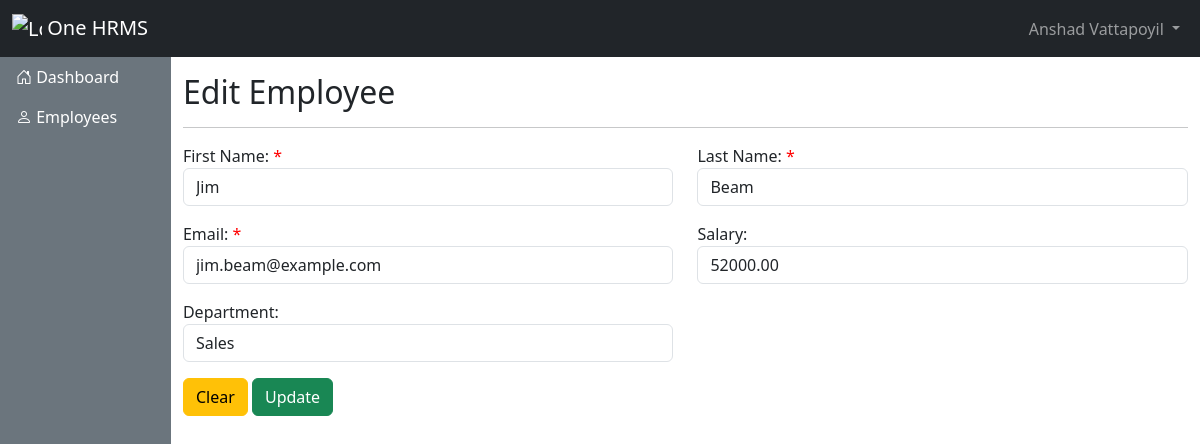
/add-employee.php?id=3, run on the app's committed database.
### tables this page shows
CREATE TABLE employees (
    id INT AUTO_INCREMENT PRIMARY KEY,
    first_name VARCHAR(50),
    last_name VARCHAR(50),
    email VARCHAR(100),
    salary DECIMAL(10, 2),
    department VARCHAR(50)
);

### Model/BaseModel.php (called while the page is built, shortened)
<?php
class BaseModel
{
    public function __construct($db)
    {
        $this->conn = $db;
    }
}

### Model/Employee.php (called while the page is built, shortened)
<?php
require ('BaseModel.php');
class Employee extends BaseModel implements CrudInterface
{
    private $table = 'employees';
    public function findOne($id)
    {
        $stmt = $this->conn->prepare('SELECT * FROM ' . $this->table . ' WHERE id = ?');
        $stmt->bind_param('i', $id);
        $stmt->execute();
        return $stmt->get_result()->fetch_assoc();
    }
}

### add-employee.php (the view, shortened to what this page needs)
<?php
require_once 'model/Employee.php';
$db = OneHRMS\database\Database::connect();
$employee = new OneHRMS\model\Employee($db);
$data = [
    'first_name' =>  '',
    'last_name' =>  '',
    'email' => '',
    'salary' => '',
    'department' => ''
];
if ($_SERVER["REQUEST_METHOD"] == "POST") {
    $data = [
        'first_name' =>  $_POST['first_name'],
        'last_name' =>  $_POST['last_name'],
        'email' => $_POST['email'],
        'salary' => $_POST['salary'],
        'department' => $_POST['department']
    ];
    $employee->first_name = $data['first_name'];
    $employee->last_name = $data['last_name'];
    $employee->email = $data['email'];
    $employee->salary = $data['salary'];
    $employee->department = $data['department'];
    $errors = $employee->validate($data);
    if (count($errors) === 0) {
        $result = isset($_POST['id']) ? $employee->update($_POST['id']) : $employee->add();
        if ($result) {
            header('Location: index.php');
            exit;
        } else {
            echo 'Error in saving employee.';
        }
    }
} else if ($_SERVER["REQUEST_METHOD"] == "GET" && isset($_GET['id'])) {
    $employee_id = $_GET['id'];
    $existing_employee = $employee->findOne($employee_id);
    if ($existing_employee) {
        $data = $existing_employee;
    }
}
?>
<!DOCTYPE html>
<html lang="en">
<head>
    <?php include_once('partials/header.php'); ?>
</head>
<body>
    <?php include_once('partials/navbar.php'); ?>
    <div class="d-flex">
        <?php include_once('partials/sidebar.php'); ?>
        <div class="container-fluid main-content">
            <div class="row">
                <div class="col mt-3">
                    <h2 class="mb-3">
                        <?php if (isset($employee_id)) : ?>
                            Edit Employee
                        <?php else : ?>
                            Add Employee
                        <?php endif; ?>
                    </h2>
                    <hr />
                </div>
            </div>
            <div class="row">
                <div class="col">
                    <form method="POST" action="<?php echo htmlspecialchars($_SERVER["PHP_SELF"]); ?>" id="employee-form">
                        <div class="row">
                            <div class="col-sm-12 col-md-6 mb-3">
                                <div class="form-group">
                                    <label for="first-name">First Name: <span class="required-asterisk">*</span></label>
                                    <input type="text" class="form-control" name="first_name" id="first-name" value="<?php echo htmlspecialchars($data['first_name']); ?>" required />
                                </div>
                            </div>
                            <div class="col-sm-12 col-md-6 mb-3">
                                <div class="form-group">
                                    <label for="last-name">Last Name: <span class="required-asterisk">*</span></label>
                                    <input type="text" class="form-control" name="last_name" id="last-name" value="<?php echo htmlspecialchars($data['last_name']); ?>" required />
                                </div>
                            </div>
                        </div>
                        <div class="row">
                            <div class="col">
                                <div class="form-group mb-3">
                                    <label for="email">Email: <span class="required-asterisk">*</span></label>
                                    <input type="email" class="form-control" name="email" id="email" value="<?php echo htmlspecialchars($data['email']); ?>" required />
                                </div>
                            </div>
                            <div class="col">
                                <div class="form-group mb-3">
                                    <label for="salary">Salary:</label>
                                    <input type="number" class="form-control" name="salary" id="salary" value="<?php echo htmlspecialchars($data['salary']); ?>" />
                                </div>
                            </div>
                        </div>
                        <div class="row">
                            <div class="col-md-6">
                                <div class="form-group mb-3">
                                    <label for="department">Department:</label>
                                    <input type="text" class="form-control" name="department" id="department" value="<?php echo htmlspecialchars($data['department']); ?>" />
                                </div>
                            </div>
                        </div>
                        <button type="button" class="btn btn-warning" onclick="resetForm()">Clear</button>
                        <button type="submit" class="btn btn-success">
                            <?php if (isset($employee_id)) : ?>
                                Update
                            <?php else : ?>
                                Save
                            <?php endif; ?>
                        </button>
                    </form>
                </div>
            </div>
        </div>
    </div>
</body>
</html>

### assets/css/style.css (style rules this page uses)
body { margin: 0; padding: 0; }
.main-content { max-height: calc(100vh - 50px); overflow: auto; }
.required-asterisk { color: red; }

### data on the page
employees: first_name "Jim", last_name "Beam", email "jim.beam@example.com", salary "52000.00", department "Sales"
